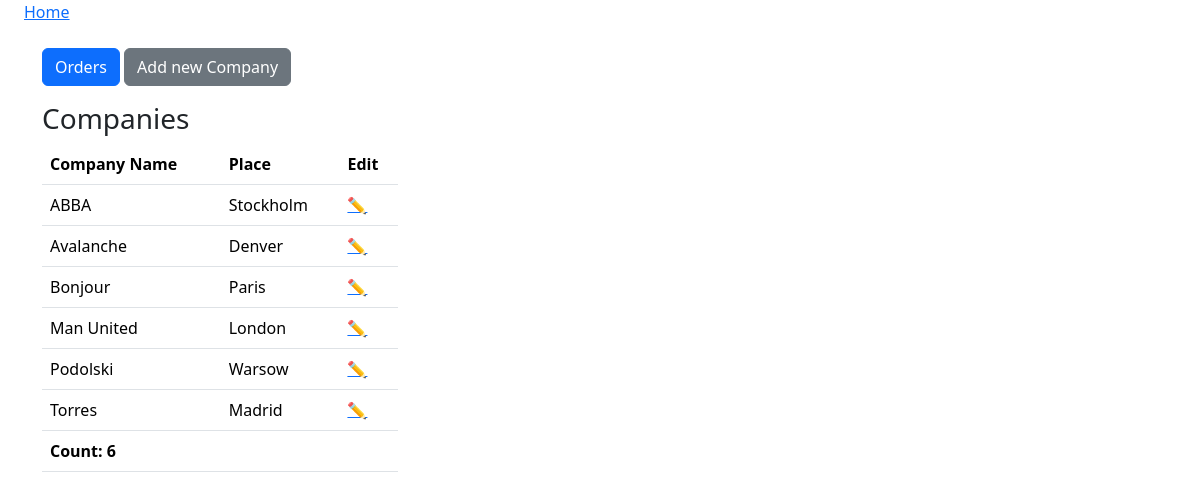
Page /company_list/ on the earlier database version.
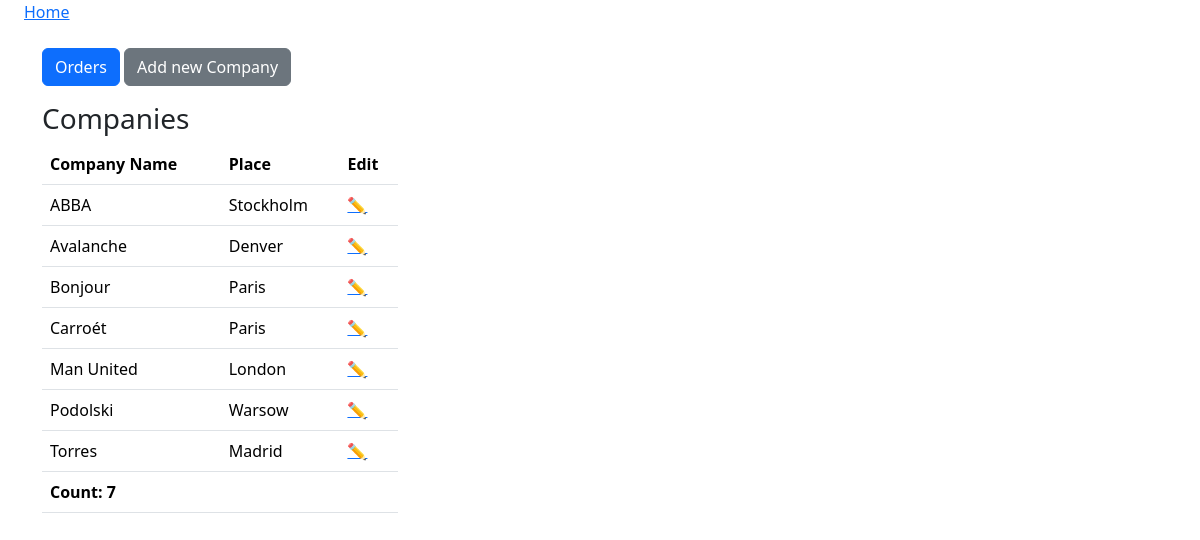
Same page on the later database version.
### htmx_tests/models.py (models this page shows, shortened)
class Company(models.Model):
    name = models.CharField(max_length=50)
    location = models.ForeignKey(Location, on_delete=models.CASCADE)

class Location(models.Model):
    place = models.CharField(max_length=100, unique=True)
    def __str__(self):
        return self.place

### htmx_tests/views.py (the view)
# urls.py: path("company_list/", views.company_list, name="company_list"),
def company_list(request):
    company = Company.objects.all().order_by('name')
    count = company.count()
    return render(request, 'htmx_tests/company.html', {
        'company':company,
        'count':count,
    })

### htmx_tests/templates/htmx_tests/company.html
{% extends 'base.html' %}
{% block content %}
<div class="container mt-4">
    <div class="row mb-3">
        <div class="col-md-3">
            <a class="btn btn-primary" href="{% url 'htmx_tests:order_summary_list' %}">Orders</a>
            <a class="btn btn-secondary" href="{% url 'htmx_tests:company_create' %}">Add new Company</a>
        </div>
    </div>
    <div class="row">
        <div class="col-md-4">
            <h3>Companies</h3>
            <table class="table table-hover">
                <thead>
                    <tr>
                        <th>Company Name</th>
                        <th>Place</th>
                        <th>Edit</th>
                    </tr>
                </thead>
                <tbody>
                    {% for comp in company %}
                    <tr>
                        <td>{{comp.name}}</td>
                        <td>{{comp.location}}</td>
                        <td>
                            <a href="{% url 'htmx_tests:company_edit' comp.pk %}">✏️</a>
                        </td>
                    </tr>
                    {% endfor %}
                    <tr>
                        <td class="fw-bold">Count: {{count}}</td>
                        <td></td>
                        <td></td>
                    </tr>
                </tbody>
            </table>
        </div>
    </div>
</div>
{% endblock content %}

Differences in the rows shown:
added Company: name "Carroét", location "Paris"
Other differences:
{{ count }}: "6" → "7"
